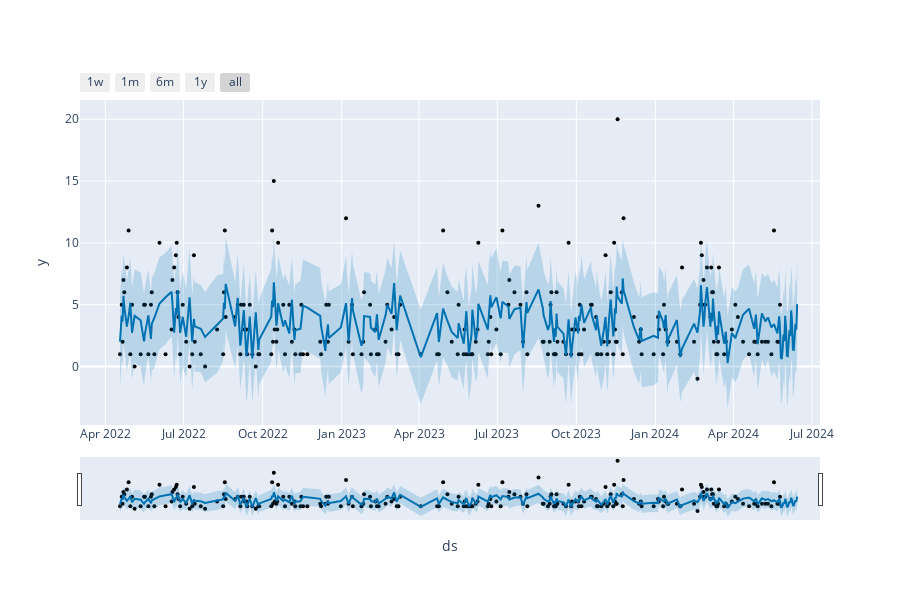

The code cell stored with this chart in its notebook:
### Code cell
from prophet.plot import plot_plotly, plot_components_plotly

plot_plotly(m, forecast)

### Figure 1 — Plotly figure (JSON) as saved in the notebook; plotly's stock layout.template omitted (floating-point values rounded to 4 significant figures; data arrays with more than 128 entries replaced by an {"elided": "..."} marker saying what was removed)
{"data": [{"marker": {"color": "black", "size": 4}, "mode": "markers", "name": "Actual", "type": "scatter", "x": {"elided": "224 str values"}, "y": {"elided": "224 int values"}}, {"hoverinfo": "skip", "line": {"width": 0}, "mode": "lines", "type": "scatter", "x": {"elided": "244 str values"}, "y": {"elided": "244 float values"}}, {"fill": "tonexty", "fillcolor": "rgba(0, 114, 178, 0.2)", "line": {"color": "#0072B2", "width": 2}, "mode": "lines", "name": "Predicted", "type": "scatter", "x": {"elided": "244 str values"}, "y": {"elided": "244 float values"}}, {"fill": "tonexty", "fillcolor": "rgba(0, 114, 178, 0.2)", "hoverinfo": "skip", "line": {"width": 0}, "mode": "lines", "type": "scatter", "x": {"elided": "244 str values"}, "y": {"elided": "244 float values"}}], "layout": {"height": 600, "showlegend": false, "width": 900, "xaxis": {"rangeselector": {"buttons": [{"count": 7, "label": "1w", "step": "day", "stepmode": "backward"}, {"count": 1, "label": "1m", "step": "month", "stepmode": "backward"}, {"count": 6, "label": "6m", "step": "month", "stepmode": "backward"}, {"count": 1, "label": "1y", "step": "year", "stepmode": "backward"}, {"step": "all"}]}, "rangeslider": {"visible": true}, "title": {"text": "ds"}, "type": "date"}, "yaxis": {"title": {"text": "y"}}}}
